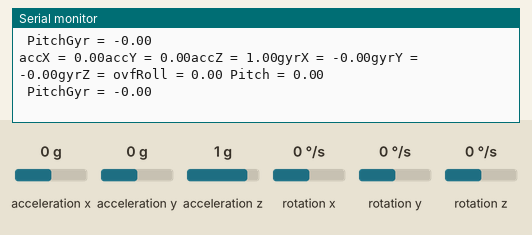
A sketch run on a simulated Arduino Uno, built with avr-gcc and run on an emulated ATmega328P. On the bench: the last lines printed to the serial monitor. Wiring (inferred from the names in the program): MPU-6050 motion sensor at I2C address 0x68. Inputs (shaded band) come from the test bench; at power-on: acceleration x 0 g, acceleration y 0 g, acceleration z 1 g, rotation x 0 °/s, rotation y 0 °/s, rotation z 0 °/s.

Above: at 11.1 s.
11.2 s: acceleration x set to -1.4 g
At 11.79 s:
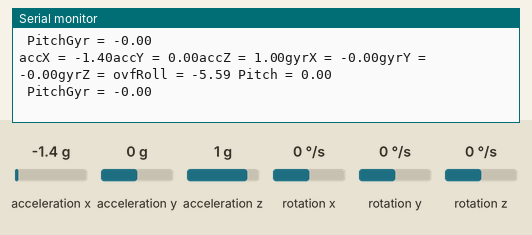
12.7 s: acceleration y set to -1.4 g
At 12.81 s:
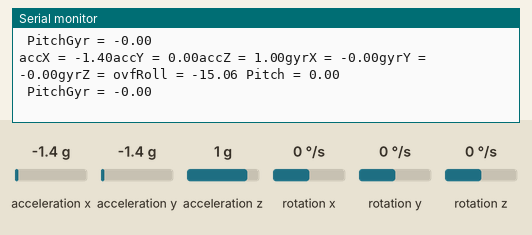
14.2 s: acceleration z set to -1.4 g
At 14.33 s:
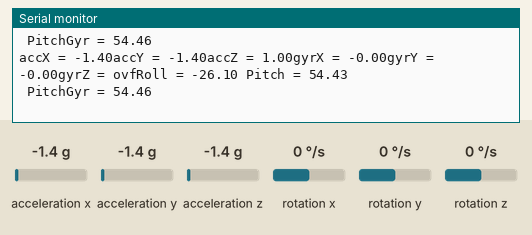
15.7 s: rotation x set to -192 °/s
At 15.85 s:
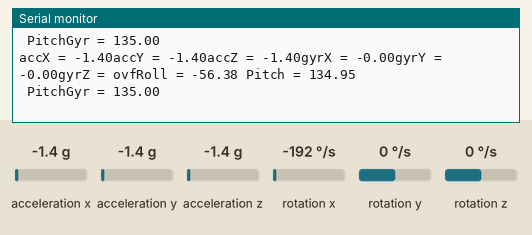
17.2 s: rotation y set to -192 °/s
At 17.37 s:
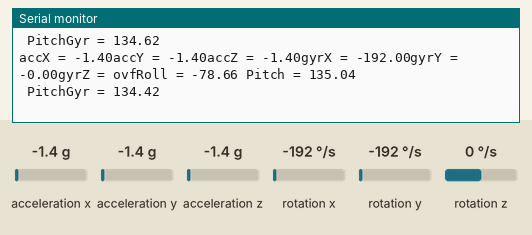
Timing chart, 0 to 19.7 s (numbered marks = the images above; inputs shaded):
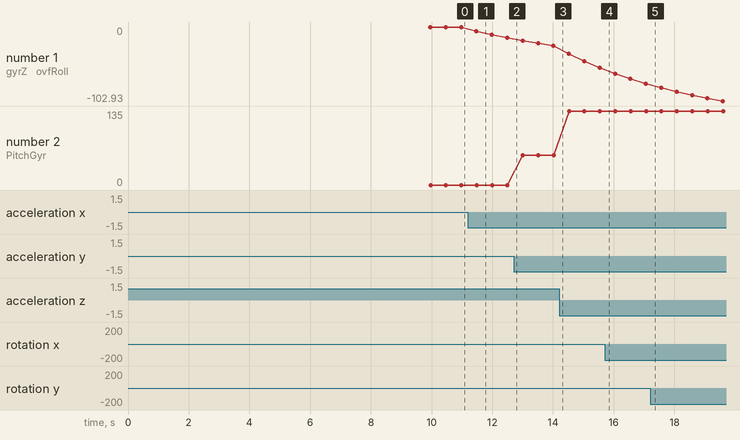

The sketch:

MPU6050_manual.ino
```cpp
#include <Wire.h>

int16_t acRawX,acRawY,acRawZ;
int16_t gRawX,gRawY,gRawZ;
//float accOfsetX,accOfsetY,accOfsetZ,gyrOfsetX,gyrOfsetY,gyrOfsetZ;
unsigned long waktu_lalu,waktu_sekarang;
float dt;
float gRoll,gPitch,roll,pitch;
int16_t n_calibrate=3000;

//tipe data Raw accelero
struct RawData{
  int16_t rawX;
  int16_t rawY;
  int16_t rawZ;
};

//tipe Data tidak Raw
struct DataAngle{
  float angleX;
  float angleY;
  float angleZ;
};

//Tipe Data untuk Ofset kalibrasi
struct OfsetData{
  float accOfsetX;
  float accOfsetY;
  float accOfsetZ;

  float gyrOfsetX;
  float gyrOfsetY;
  float gyrOfsetZ;
};

//Tipe Data Roll pitch
struct RollPitch{
  float roll;
  float pitch;
};

struct OfsetData ofsetDat1;

void setup() {
  // put your setup code here, to run once:
  Wire.begin();

// Set up Sensor
  setMPU(0x68);
  delay(10);

//  Kalibrasi Sensor
  ofsetDat1 = calibrate(0x68);
  waktu_lalu=millis();

  Serial.begin(115200);
  while(!Serial){

  }
  Serial.println("Start");
}

void loop() {
  // put your main code here, to run repeatedly:

//  check apakah MPU6050 terkoneksi dengan baik
  i2cSensCheck(0x68,"MPU6050");

//    Mendapatkan Data mentah Akselerometer
    struct RawData rawAccDat;
    rawAccDat = getRawAcc(0x68);

    struct DataAngle acRes;
    acRes = getAccG(rawAccDat);

    float acCalibratedX = acRes.angleX - ofsetDat1.accOfsetX;
    float acCalibratedY = acRes.angleY - ofsetDat1.accOfsetY;
    float acCalibratedZ = acRes.angleZ + (1-ofsetDat1.accOfsetZ);

    float acRoll = (atan2(acCalibratedX,acCalibratedZ)*57.2958);
    float acPitch = -1*(atan2(acCalibratedY ,acCalibratedZ)*57.2958);

//    float acRoll = (atan2(acRes.angleX,acRes.angleZ)*180)/PI;
//    float acPitch = (atan2(acRes.angleY ,acRes.angleZ)*180)/PI;

//    float x = (atan2(acXres,acZres)*180)/PI;
//    float x = atan2(acXres,acZres)*RAD_TO_DEG;
//    float y = atan2(acYres,acZres)*RAD_TO_DEG;
//    float z = atan2(acZres,acXres/acYres)*RAD_TO_DEG;

//   mendapatkan data mentah gyroscope
    struct RawData rawGyrDat;
    rawGyrDat = getRawGyr(0x68);

    struct DataAngle gyrRes;
    gyrRes = getGyrDeg(rawGyrDat);

    float gyrCalibratedX = gyrRes.angleX - ofsetDat1.gyrOfsetX;
    float gyrCalibratedY = gyrRes.angleY - ofsetDat1.gyrOfsetY;
    float gyrCalibratedZ = gyrRes.angleZ - ofsetDat1.gyrOfsetZ;

    waktu_sekarang = millis();

    dt = (waktu_sekarang-waktu_lalu)/1000.00;
//    gRoll =  gyrCalibratedY*dt;
//    gPitch = gyrCalibratedX*dt;

    gRoll = acRoll + gyrCalibratedY*dt;
    gPitch = acPitch + gyrCalibratedX*dt;

//    gRoll = gyrCalibratedY*dt;
//    gPitch = acPitch + gyrCalibratedX*dt;

//    gRoll = acRoll + gyrRes.angleX*dt;
//    gPitch = acPitch + gyrRes.angleY*dt;
//
////  Complement Filter
//      roll = acRoll*0.15+gRoll*0.85;
//      pitch = acPitch*0.85+gPitch*0.15;

    roll = 0.90*(roll+gRoll*dt)+0.10*acRoll;
    pitch = 0.10*(pitch+gPitch*dt)+0.90*acPitch;

    Serial.print("accX = ");
    Serial.print(acCalibratedX);
    Serial.print("accY = ");
    Serial.print(acCalibratedY);
    Serial.print("accZ = ");
    Serial.print(acCalibratedZ);

    Serial.print("gyrX = ");
    Serial.print(gyrCalibratedX);
    Serial.print("gyrY = ");
    Serial.print(gyrCalibratedY);
    Serial.print("gyrZ = ");
    Serial.print(gyrCalibratedZ);

//     Serial.print("accXAngle = ");
//    Serial.print(acCalibratedX);
//    Serial.print(" Pitch = ");
//    Serial.println(pitch);
    Serial.print("Roll = ");
    Serial.print(roll);
    Serial.print(" Pitch = ");
    Serial.println(pitch);

//    Serial.print("RollCom = ");
//    Serial.print(roll);
//    Serial.print(" RollAcc = ");
//    Serial.print(acRoll);
    Serial.print(" PitchGyr = ");
    Serial.println(gPitch);

    delay(500);
    waktu_lalu = millis();
}


//Fungsi untuk setup konfigurasi MPU6050
void setMPU(int address){
  //  Reset Sensor
  Wire.beginTransmission(address);
  Wire.write(0x68);
  Wire.write(0b00000111);
  Wire.endTransmission();

  //  Reset Sensor
  Wire.beginTransmission(address);
  Wire.write(0x68);
  Wire.write(0b00000111);
  Wire.endTransmission();

//  matikan sleep mode dari sensor
  Wire.beginTransmission(address);
  Wire.write(0x6B);
  Wire.write(0);
  Wire.endTransmission();

//  DLPF config
  Wire.beginTransmission(address);
  Wire.write(0x1A);
  Wire.write(0b00000110);
  Wire.endTransmission();

//Accel Config for scale 2g
  Wire.beginTransmission(address);
  Wire.write(0x1C);
  Wire.write(0b00000110);
  Wire.endTransmission();

//Gyro Config for scale 250 deg/s
  Wire.beginTransmission(address);
  Wire.write(0x1B);
  Wire.write(0);
  Wire.endTransmission();

}

// Fungsi untuk cek Sensor di jalur I2C
void i2cSensCheck(int address, String sensorName){
  Wire.beginTransmission(address);
  int16_t error = Wire.endTransmission();
  while(error!=0){
    Serial.println(error);
    Serial.print("Cek koneksi kabel sensor ");
    Serial.println(sensorName);
    delay(500);
    Wire.beginTransmission(address);
    error = Wire.endTransmission();
  }
}

//Fungsi untuk dapat Accelero Raw Data
struct RawData getRawAcc(int address){
  //    Mendapatkan Data mentah Akselerometer
    Wire.beginTransmission(address);
    Wire.write(0x3B);
    Wire.endTransmission();

    Wire.requestFrom(address,6);
    int16_t acRawX = Wire.read() << 8 | Wire.read();
    int16_t acRawY = Wire.read() << 8 | Wire.read();
    int16_t acRawZ = Wire.read() << 8 | Wire.read();

    struct RawData res;
    res.rawX = acRawX;
    res.rawY = acRawY;
    res.rawZ = acRawZ;
    return res;
}

// Fungsi Untuk Dapat Gyroscope Raw Data
struct RawData getRawGyr(int address){
  //    Mendapatkan Data mentah Akselerometer
    Wire.beginTransmission(address);
    Wire.write(0x43);
    Wire.endTransmission();

    Wire.requestFrom(address,6);
    int16_t gyrRawX = Wire.read() << 8 | Wire.read();
    int16_t gyrRawY = Wire.read() << 8 | Wire.read();
    int16_t gyrRawZ = Wire.read() << 8 | Wire.read();

    struct RawData res;
    res.rawX = gyrRawX;
    res.rawY = gyrRawY;
    res.rawZ = gyrRawZ;
    return res;
}

//Fungsi untuk akselerometer satuan g
struct DataAngle getAccG(struct RawData accRaw ){
    float acXres = accRaw.rawX/16384.0;
    float acYres = accRaw.rawY/16384.0;
    float acZres = accRaw.rawZ/16384.0;

    struct DataAngle res;
    res.angleX = acXres;
    res.angleY = acYres;
    res.angleZ = acZres;

    return res;
}

//Fungsi untuk ubah data gyroscope satuan deg/s
struct DataAngle getGyrDeg(struct RawData gyrRaw){
    float gXres = gyrRaw.rawX/131.0;
    float gYres = gyrRaw.rawY/131.0;
    float gZres = gyrRaw.rawZ/131.0;

    struct DataAngle res;
    res.angleX = gXres;
    res.angleY = gYres;
    res.angleZ = gZres;

    return res;
}

//Fungsi untuk dapat Data roll dan Pitch beserta filter
struct RollPitch getRollPitch(struct OfsetData ofsetDat)
  {
  struct RollPitch res;

  //    Mendapatkan Data mentah Akselerometer
    struct RawData rawAccDat;
    rawAccDat = getRawAcc(0x68);

    struct DataAngle acRes;
    acRes = getAccG(rawAccDat);

    float acCalibratedX = acRes.angleX - ofsetDat.accOfsetX;
    float acCalibratedY = acRes.angleY - ofsetDat.accOfsetY;
    float acCalibratedZ = acRes.angleZ + (1-ofsetDat.accOfsetZ);

    float acRoll = (atan2(acCalibratedX,acCalibratedZ)*57.2958);
    float acPitch = (atan2(acCalibratedY ,acCalibratedZ)*57.2958);

//    float acRoll = (atan2(acRes.angleX,acRes.angleZ)*180)/PI;
//    float acPitch = (atan2(acRes.angleY ,acRes.angleZ)*180)/PI;

//    float x = (atan2(acXres,acZres)*180)/PI;
//    float x = atan2(acXres,acZres)*RAD_TO_DEG;
//    float y = atan2(acYres,acZres)*RAD_TO_DEG;
//    float z = atan2(acZres,acXres/acYres)*RAD_TO_DEG;

//   mendapatkan data mentah gyroscope
    struct RawData rawGyrDat;
    rawGyrDat = getRawGyr(0x68);

    struct DataAngle gyrRes;
    gyrRes = getGyrDeg(rawGyrDat);

    float gyrCalibratedX = gyrRes.angleX - ofsetDat.gyrOfsetX;
    float gyrCalibratedY = gyrRes.angleY - ofsetDat.gyrOfsetY;
    float gyrCalibratedZ = gyrRes.angleZ - ofsetDat.gyrOfsetZ;

    waktu_sekarang = millis();

    dt = (waktu_sekarang-waktu_lalu)/1000.00;
    gRoll = acRoll + gyrCalibratedY*dt;
    gPitch = acPitch + gyrCalibratedX*dt;

//    gRoll = gyrCalibratedY*dt;
//    gPitch = acPitch + gyrCalibratedX*dt;

//    gRoll = acRoll + gyrRes.angleX*dt;
//    gPitch = acPitch + gyrRes.angleY*dt;
//
////  Complement Filter
      res.roll = acRoll*0.15+gRoll*0.85;
      res.pitch = acPitch*0.85+gPitch*0.15;

      return res;
}

//Fungsi untuk kalibrasi MPU6050
struct OfsetData calibrate(int address){
  float accTempX,accTempY,accTempZ,gyrTempX,gyrTempY,gyrTempZ;

  for(int i=0; i<n_calibrate; i++){
//  check apakah MPU6050 terkoneksi dengan baik
    i2cSensCheck(address,"MPU6050");

//    Mendapatkan Data mentah Akselerometer
    struct RawData rawAccCal;
    rawAccCal = getRawAcc(address);

////  Mendapatkan Data hasil olahan akselerometer
    struct DataAngle acResCal;
    acResCal = getAccG(rawAccCal);
//
    accTempX += acResCal.angleX;
    accTempY += acResCal.angleY;
    accTempZ += acResCal.angleZ;

//   mendapatkan data mentah gyroscope
    struct RawData rawGyrCal;
    rawGyrCal = getRawGyr(address);

    struct DataAngle gyrResCal;
    gyrResCal = getGyrDeg(rawGyrCal);
//
    gyrTempX += gyrResCal.angleX;
    gyrTempY += gyrResCal.angleY;
    gyrTempZ += gyrResCal.angleZ;
  }
  struct OfsetData res;
  res.accOfsetX = accTempX/n_calibrate;
  res.accOfsetY = accTempY/n_calibrate;
  res.accOfsetZ = accTempZ/n_calibrate;

  res.gyrOfsetX = gyrTempX/n_calibrate;
  res.gyrOfsetY = gyrTempY/n_calibrate;
  res.gyrOfsetZ = gyrTempZ/n_calibrate;

  delay(3000);
  return res;
}
```

Measured:
- after the input at 11.2 s, the serial monitor: prints a new line after 0.28 s (image 1)
- plotted number 1: 0 → -15.06 after the input at 11.2 s, -26.1 → -56.38 after the input at 14.2 s, -78.66 → -102.93 after the input at 17.2 s
- plotted number 2: 0 → 54.46 after the input at 12.7 s, 54.46 → 135 after the input at 14.2 s, 135 → 134.42 after the input at 15.7 s
